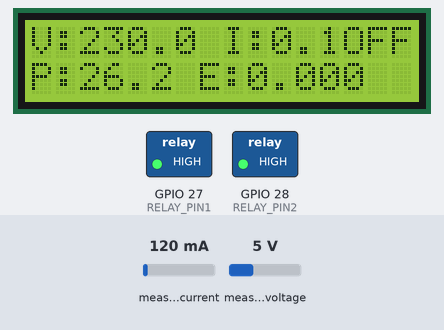
The sketch below on a simulated ESP32. Parts: 16×2 character LCD, switched loads named in the sketch (green lamp = pin HIGH). The test bench sets the inputs (shaded band); at power-on: measured current 120 mA, measured voltage 5 V. WiFi joins after 1.5 s; servers stay silent unless stated; uploads are accepted with an empty reply; the local clock reads 2024-03-15 10:24:30 at power-on unless the sketch sets it; storage starts empty; what the sketch prints to the serial monitor is not drawn.

Above: at 9.8 s.
9.9 s: measured current set to 40 mA
At 11.5 s:
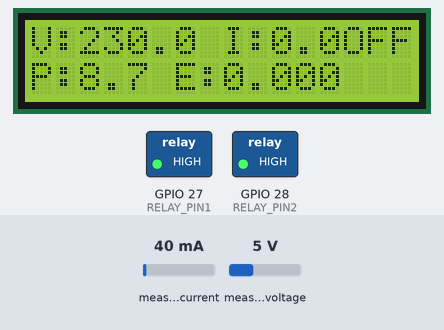
12.4 s: measured voltage set to 0.3 V
At 14.1 s:
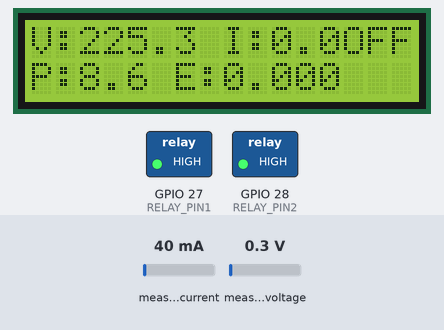
14.7 s: measured current set to 500 mA
At 16.9 s:
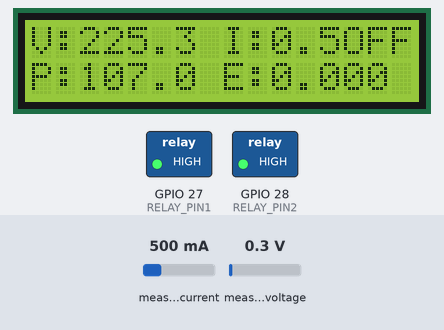
17.2 s: measured voltage set to 3.8 V
At 18.6 s:
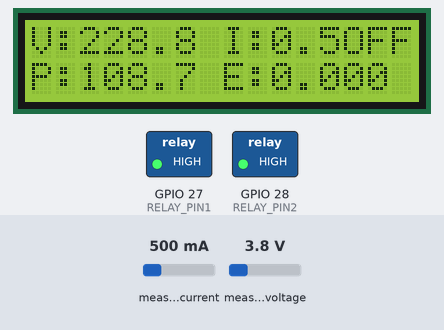
Timing chart, 0 to 20.2 s (numbered marks = the images above; inputs shaded):
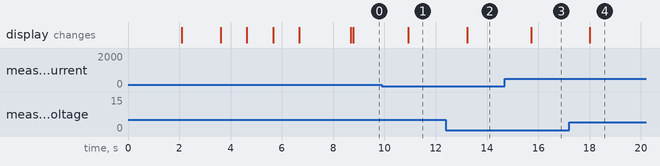

Measured:
- after the input at 9.9 s, the display: changes after 1.0 s (image 1)
- after the input at 12.4 s, the display: changes after 0.83 s (image 2)
- after the input at 14.7 s, the display: changes after 1.0 s (image 3)
- after the input at 17.2 s, the display: changes after 0.82 s (image 4)

The sketch:

smart_meter_and_prepaid_project.ino
```cpp
#include <PZEM004Tv30.h>
#include <LiquidCrystal_I2C.h>
#include <SPI.h>
#include <SD.h>
#include <Wire.h>
#include <WiFi.h>
#include <WiFiClientSecure.h>
#include <HTTPClient.h>
#include <ArduinoJson.h>
#include <time.h>

// WiFi credentials
const char* ssid = "*********";
const char* password = "**************";

// API endpoints
const char* serverName = "*******************************";
const char* serverResponse = "***************************";

// LCD Configuration
#define I2C_SDA 21
#define I2C_SCL 22
LiquidCrystal_I2C lcd(0x27, 16, 2);

// SD Card Configuration
const int chipSelect = 5;

// Relay pins
#define RELAY_PIN1 27
#define RELAY_PIN2 28

// PZEM Configuration
#define PZEM_RX_PIN 25
#define PZEM_TX_PIN 26
PZEM004Tv30 pzem(Serial2, PZEM_RX_PIN, PZEM_TX_PIN);

// Timing
unsigned long lastScroll = 0;
unsigned long lastLogTime = 0;
unsigned long lastCommandCheck = 0;
unsigned long lastTimeSync = 0;
const unsigned long scrollInterval = 2000;
const unsigned long logInterval = 10000; // 10 seconds
const unsigned long commandCheckInterval = 5000; // 5 seconds
const unsigned long timeSyncInterval = 3600000; // 1 hour

// System State
unsigned long runtime = 0;
bool sdCardFailed = false;
bool sensorErrorState = false;
bool relayState = false;
bool timeSynced = false;

// Measurement variables
float voltage = 0.0;
float current = 0.0;
float power = 0.0;
float energy = 0.0;

void setup() {
  Serial.begin(115200);
  Serial2.begin(9600, SERIAL_8N1, PZEM_RX_PIN, PZEM_TX_PIN);

  // Initialize hardware
  pinMode(RELAY_PIN1, OUTPUT);
  pinMode(RELAY_PIN2, OUTPUT);
  digitalWrite(RELAY_PIN1, HIGH); // Start with relay off
  digitalWrite(RELAY_PIN2, HIGH);

  // Initialize LCD
  Wire.begin(I2C_SDA, I2C_SCL);
  lcd.init();
  lcd.backlight();
  lcd.print("Power Monitor");
  delay(2000);
  lcd.clear();

  // Connect to Wi-Fi
  connectToWiFi();

  // Initialize time synchronization
  configTime(0, 0, "pool.ntp.org");

  // Initialize PZEM
  initializePZEM();

  // Initialize SD Card
  initSDCard();

  lcd.print("System Ready");
  delay(2000);
  lcd.clear();
}

void connectToWiFi() {
  lcd.print("WiFi Connecting");
  Serial.print("Connecting to WiFi");

  WiFi.begin(ssid, password);

  unsigned long startTime = millis();
  while (WiFi.status() != WL_CONNECTED && millis() - startTime < 15000) {
    delay(500);
    Serial.print(".");
  }

  if (WiFi.status() == WL_CONNECTED) {
    Serial.println("\nWiFi Connected!");
    lcd.clear();
    lcd.print("WiFi Connected");
    delay(1000);
  } else {
    Serial.println("\nWiFi Failed!");
    lcd.clear();
    lcd.print("WiFi Failed");
    delay(2000);
  }
  lcd.clear();
}

void syncTime() {
  if (WiFi.status() != WL_CONNECTED) return;

  configTime(0, 0, "pool.ntp.org");

  struct tm timeinfo;
  if (!getLocalTime(&timeinfo)) {
    Serial.println("Failed to obtain time");
    timeSynced = false;
    return;
  }

  timeSynced = true;
  Serial.println("Time synchronized");
}

String getISOTimestamp() {
  struct tm timeinfo;
  if (!getLocalTime(&timeinfo)) {
    return "1970-01-01T00:00:00Z";
  }

  char timeStr[25];
  strftime(timeStr, sizeof(timeStr), "%Y-%m-%dT%H:%M:%SZ", &timeinfo);
  return String(timeStr);
}

void initializePZEM() {
  lcd.print("Initializing PZEM");
  delay(1000);

  // Reset energy counter
  if (!pzem.resetEnergy()) {
    Serial.println("Failed to reset energy!");
    lcd.clear();
    lcd.print("PZEM Reset Fail");
    delay(2000);
  } else {
    Serial.println("PZEM initialized");
  }
  lcd.clear();
}

void initSDCard() {
  if (!SD.begin(chipSelect)) {
    lcd.print("SD Init Failed!");
    Serial.println("SD Card Init Failed!");
    sdCardFailed = true;
    delay(2000);
    lcd.clear();
    return;
  }

  uint8_t cardType = SD.cardType();
  if (cardType == CARD_NONE) {
    lcd.print("No SD Card!");
    Serial.println("No SD card attached");
    sdCardFailed = true;
    delay(2000);
    lcd.clear();
    return;
  }

  Serial.print("SD Card Type: ");
  if (cardType == CARD_MMC) Serial.println("MMC");
  else if (cardType == CARD_SD) Serial.println("SDSC");
  else if (cardType == CARD_SDHC) Serial.println("SDHC");
  else Serial.println("UNKNOWN");

  uint64_t cardSize = SD.cardSize() / (1024 * 1024);
  Serial.printf("SD Card Size: %lluMB\n", cardSize);

  File dataFile = SD.open("/powerlog.csv", FILE_WRITE);
  if (dataFile) {
    dataFile.println("Timestamp(ms),Voltage(V),Current(A),Power(W),Energy(Wh),Runtime(s),RelayState");
    dataFile.close();
    lcd.print("SD Card Ready");
    Serial.println("SD Card Initialized");
  } else {
    lcd.print("SD Write Fail!");
    Serial.println("SD Card write failed");
    sdCardFailed = true;
  }
  delay(1000);
  lcd.clear();
}

void loop() {
  // Sync time periodically
  if (millis() - lastTimeSync >= timeSyncInterval || !timeSynced) {
    syncTime();
    lastTimeSync = millis();
  }

  // Read sensor data
  readSensorData();

  // Handle display updates
  updateDisplay();

  // Handle periodic tasks
  unsigned long currentMillis = millis();

  // Log data periodically
  if (currentMillis - lastLogTime >= logInterval) {
    lastLogTime = currentMillis;
    logData();
    sendToServer();
  }

  // Check for commands periodically
  if (currentMillis - lastCommandCheck >= commandCheckInterval) {
    lastCommandCheck = currentMillis;
    checkForCommand();
  }

  delay(500); // Main loop delay
}

void readSensorData() {
  voltage = pzem.voltage();
  current = pzem.current();
  power = pzem.power();
  energy = pzem.energy();
  runtime = millis() / 1000;

  if (isnan(voltage) || isnan(current) || isnan(power) || isnan(energy)) {
    if (!sensorErrorState) {
      sensorErrorState = true;
      lcd.clear();
      lcd.print("Sensor Error!");
      Serial.println("PZEM read error - Check AC connection");
    }
    return;
  }

  if (sensorErrorState) {
    sensorErrorState = false;
    lcd.clear();
    Serial.println("Sensor recovered");
  }

  Serial.printf("V: %.1fV | I: %.3fA | P: %.1fW | E: %.3fWh | T: %lus | Relay: %s\n",
                voltage, current, power, energy, runtime,
                relayState ? "ON" : "OFF");
}

void updateDisplay() {
  if (millis() - lastScroll < scrollInterval) return;
  lastScroll = millis();

  char line1[17];
  char line2[17];
  sprintf(line1, "V:%.1f I:%.3f", voltage, current);
  sprintf(line2, "P:%.1f E:%.3f", power, energy);

  lcd.clear();
  lcd.setCursor(0, 0);
  lcd.print(line1);
  lcd.setCursor(13, 0);
  lcd.print(relayState ? "ON" : "OFF");
  lcd.setCursor(0, 1);
  lcd.print(line2);
}

void logData() {
  if (!sdCardFailed) {
    File dataFile = SD.open("/powerlog.csv", FILE_APPEND);
    if (dataFile) {
      dataFile.printf("%lu,%.1f,%.3f,%.1f,%.3f,%lu,%d\n",
                      millis(), voltage, current, power, energy, runtime, relayState);
      dataFile.close();
    } else {
      Serial.println("SD Write Failed");
    }
  }
}

void sendToServer() {
  if (WiFi.status() != WL_CONNECTED) {
    Serial.println("WiFi not connected. Skipping server update.");
    return;
  }

  // Skip if we have invalid sensor readings
  if (isnan(voltage) || isnan(current) || isnan(power) || isnan(energy)) {
    Serial.println("Invalid sensor readings. Skipping server update.");
    return;
  }

  WiFiClientSecure client;
  client.setInsecure(); // For testing only - use certificates in production

  HTTPClient http;
  if (!http.begin(client, serverName)) {
    Serial.println("Failed to begin HTTP connection");
    return;
  }

  http.addHeader("Content-Type", "application/json");

  DynamicJsonDocument jsonDoc(256);
  jsonDoc["voltage"] = voltage;
  jsonDoc["current"] = current;
  jsonDoc["power"] = power;
  jsonDoc["energy"] = energy;
  jsonDoc["time_stamp"] = getISOTimestamp();
  jsonDoc["relay_state"] = relayState ? "on" : "off";

  String jsonData;
  serializeJson(jsonDoc, jsonData);

  Serial.print("Sending: ");
  serializeJson(jsonDoc, Serial);
  Serial.println();

  int httpResponseCode = http.POST(jsonData);

  if (httpResponseCode > 0) {
    String response = http.getString();
    Serial.print("Server response: ");
    Serial.println(response);
  } else {
    Serial.print("Error sending POST: ");
    Serial.println(http.errorToString(httpResponseCode));
  }

  http.end();
}

void checkForCommand() {
  if (WiFi.status() != WL_CONNECTED) {
    Serial.println("WiFi not connected. Skipping command check.");
    return;
  }

  WiFiClientSecure client;
  client.setInsecure(); // For testing only - use certificates in production

  HTTPClient http;
  if (!http.begin(client, serverResponse)) {
    Serial.println("Failed to begin HTTP connection");
    return;
  }

  http.addHeader("accept", "application/json");
  int httpResponseCode = http.GET();

  if (httpResponseCode == HTTP_CODE_OK) {
    String payload = http.getString();
    payload.trim();
    Serial.print("API Response: ");
    Serial.println(payload);

    // Handle simple true/false response
    if (payload == "true" || payload == "false") {
      bool newRelayState = (payload == "true");
      if (newRelayState != relayState) {
        relayState = newRelayState;
        digitalWrite(RELAY_PIN1, relayState ? LOW : HIGH);
        Serial.println(relayState ? "Relay turned ON" : "Relay turned OFF");
      }
      return;
    }

    // Parse JSON response if not simple true/false
    DynamicJsonDocument doc(128);
    DeserializationError error = deserializeJson(doc, payload);

    if (!error) {
      if (doc.containsKey("status")) {
        String status = doc["status"].as<String>();
        bool newRelayState = (status == "on" || status == "true");

        if (newRelayState != relayState) {
          relayState = newRelayState;
          digitalWrite(RELAY_PIN1, relayState ? LOW : HIGH);
          Serial.println(relayState ? "Relay turned ON" : "Relay turned OFF");
        }
      }
    } else {
      Serial.print("JSON parsing failed: ");
      Serial.println(error.c_str());
    }
  } else {
    Serial.print("Error fetching API: ");
    Serial.println(httpResponseCode);
  }

  http.end();
}
```
